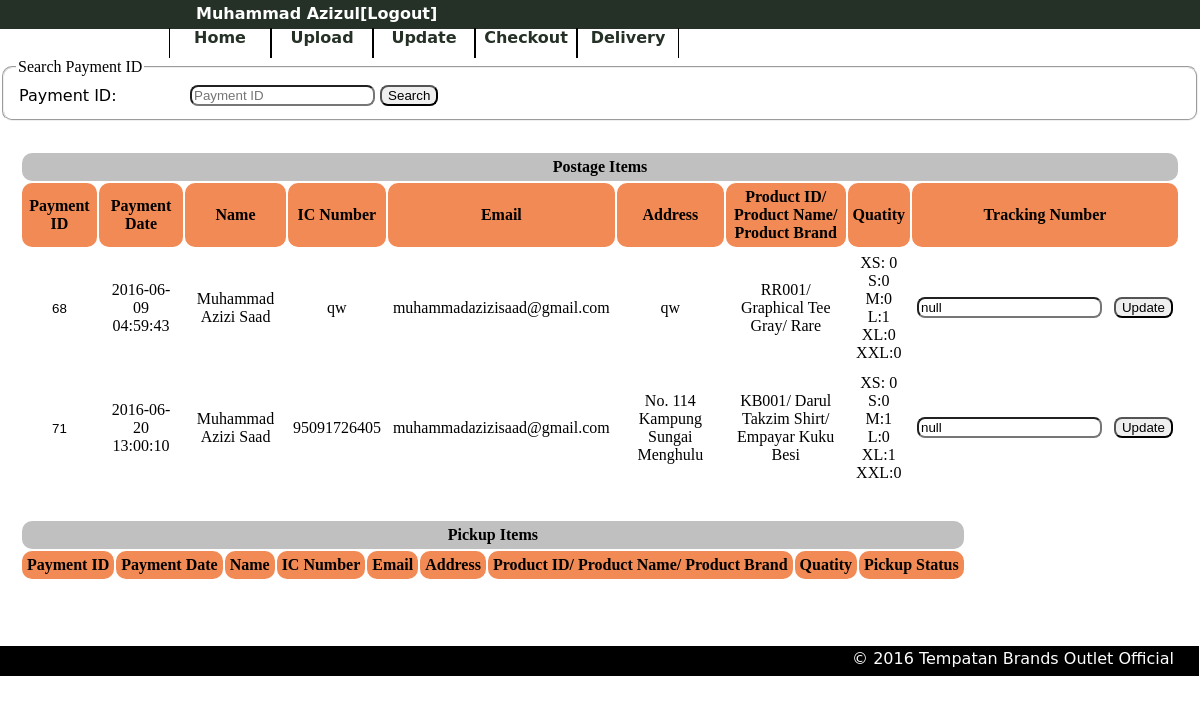
Page /admCheckout.php (signed in) on the committed database.
### tables this page shows
CREATE TABLE IF NOT EXISTS `payment` (
  `ref` int(11) NOT NULL,
  `name` varchar(100) NOT NULL,
  `ic_num` varchar(100) NOT NULL,
  `contact` varchar(100) NOT NULL,
  `email` varchar(100) NOT NULL,
  `address` varchar(100) NOT NULL,
  `method` varchar(100) NOT NULL,
  `bank` varchar(100) NOT NULL,
  `delivery` varchar(100) NOT NULL,
  `p_id` varchar(100) NOT NULL,
  `p_name` varchar(100) NOT NULL,
  `p_brand` varchar(100) NOT NULL,
  `price` decimal(10,0) NOT NULL,
  `xs` int(11) NOT NULL,
  `s` int(11) NOT NULL,
  `m` int(11) NOT NULL,
  `l` int(11) NOT NULL,
  `xl` int(11) NOT NULL,
  `xxl` int(11) NOT NULL,
  `grand_total` decimal(10,0) NOT NULL,
  `cc_name` varchar(100) NOT NULL,
  `cc_num` int(11) NOT NULL,
  `cc_cvc` int(11) NOT NULL,
  `cc_expirate_month` varchar(100) NOT NULL,
  `cc_expirate_year` int(11) NOT NULL,
  `cc_resit_num` varchar(100) NOT NULL,
  `cc_paypal_password` varchar(100) NOT NULL,
  `tracking` varchar(100) NOT NULL,
  `pay_date` datetime NOT NULL,
  `delivery_date` datetime NOT NULL
);

### admCheckout.php (the view, shortened to what this page needs)
<!doctype html>
<?php
	include("dbconn.php");
?>
<html>
<head>
<link href="css/style2.css" rel="stylesheet" type="text/css">
</head>
<body>
	<div id="wrapper">
   	  <div id="header">
      	<div id="upper">
        	<ul>
            	<li><a href="admLogout.php"><?php echo $_SESSION['AdmName']?>[Logout]</a></li>
            </ul>
        </div>
        <div id="lower">
        	<ul>
            	<li><a href="admHome.php">Home</a></li>
                <li><a href="productReg.php">Upload</a></li>
                <li><a href="updatePanel.php">Update</a></li>
                <li><a href="admCheckout.php">Checkout</a></li>
                <li><a href="delivery.php">Delivery</a></li>
            </ul>
        </div>
      </div>
      <div id="body">
      	<div id="searchItem">
        	<form method="post" action="trackingStatus.php">
            	<fieldset>
                <legend>Search Payment ID</legend>
            	<table width="600" align="left">
                	<tr>
                    	<td>
                        	Payment ID:
                        </td>
                        <td>
                        	<input type="text" name="searchItem" placeholder="Payment ID" autocomplete="off" required>
                            <input type="submit" name="search" value="Search">
                        </td>
                    </tr>
                </table>
                </fieldset>
            </form>
        </div>
      	<div id="postage">
       <?php
		$sql0 = "SELECT * FROM payment WHERE delivery = 'Postage' AND tracking = 'null' ORDER BY pay_date";
		$row = mysqli_query($dbconn, $sql0);
		echo "<table align='center' cellpadding='5'>
				<tr align='center'>
					<td colspan=10 bgcolor=#C0C0C0>
						<b>Postage Items</b>
					</td>
				</tr>
				<th>Payment ID</th>
				<th>Payment Date</th>
				<th>Name</th>
				<th>IC Number</th>
				<th>Email</th>
				<th>Address</th>
				<th>Product ID/ Product Name/ Product Brand</th>
				<th>Quatity</th>
				<th colspan=2>Tracking Number</th>";
				while($data = mysqli_fetch_array($row)){
				    echo "<form action=trackingStatus.php method=post>";
					echo "<tr align='center'>";
					echo "<td>"  . "<input type=text name=ref readonly style='border:none; text-align:center; background:transparent' size=5 value=" . $data['ref'] . " </td>";
					echo "<td>"  .$data['pay_date'] .  " </td>";
					echo "<td>"  .$data['name'] .  " </td>";
					echo "<td>"  .$data['ic_num'] . " </td>";
					echo "<td>"  .$data['email'] . " </td>";
					echo "<td>"  .$data['address'] . " </td>";
					echo "<td>"  .$data['p_id'] . "/ " . $data['p_name'] . "/ " . $data['p_brand'] . " </td>";
					echo "<td> XS: "  .$data['xs'] . "<br> S:" . $data['s'] . "<br> M:" . $data['m'] . "<br> L:" . $data['l'] . "<br> XL:" . $data['xl'] . "<br> XXL:" . $data['xxl'] . " </td>";
					echo "<td><input type=text name=tracking autocomplete=off value="  .$data['tracking'] . " </td>";
					echo "<td><input type=submit name=update value=Update></td>";
					echo "</form>";
				}
		echo "</table>";
	?>
        </div>
        <div id="pickup">
        	<?php
		echo "<table align='center' cellpadding='5'>
				<tr align='center'>
					<td colspan=10 bgcolor=#C0C0C0>
						<b>Pickup Items</b>
					</td>
				</tr>
				<th>Payment ID</th>
				<th>Payment Date</th>
				<th>Name</th>
				<th>IC Number</th>
				<th>Email</th>
				<th>Address</th>
				<th>Product ID/ Product Name/ Product Brand</th>
				<th>Quatity</th>
				<th colspan=2>Pickup Status</th>";
		echo "</table>";
	?>
        </div>
      </div>
	  <div id="footer">
   		<p>&copy; 2016 Tempatan Brands Outlet Official</p>
      </div>
    </div>
</body>
</html>

### css/style2.css (style rules this page uses)
body { margin: 0; padding: 0; height: 100%; position: relative; }
#wrapper { position: relative; min-height: 100%; }
#wrapper #header { font-family: "Lucida Grande", "Lucida Sans Unicode", "Lucida Sans", "DejaVu Sans", Verdana, sans-serif; font-size: medium; }
#wrapper #header #upper { background-color: #253127; height: 30px; margin-top: -17px; }
#header #upper ul { width: 400px; padding-top: 5px; padding-left: 196px; }
#upper ul li { list-style-type: none; }
#upper ul li a { color: #FFFFFF; text-decoration: none; font-weight: bold; }
#wrapper #header #lower { height: 30px; margin-top: -17px; }
#header #lower ul { padding-left: 169px; padding-top: 0px; }
#lower ul li { display: block; width: 102px; float: left; text-align: center; }
#lower ul li a { text-decoration: none; color: #253127; font-weight: bold; height: 30px; display: block; border-right: 1px solid #000000; border-left: 1px solid #000000; border-top-style: none; border-bottom-style: none; }
#wrapper #body { position: relative; min-height: 573px; display: block; }
#wrapper #body #postage table { margin-top: 30px; margin-left: 20px; margin-right: 20px; margin-bottom: 30px; }
#wrapper #body #pickup table { margin-top: 30px; margin-left: 20px; margin-right: 20px; margin-bottom: 30px; }
#body form table { font-family: "Lucida Grande", "Lucida Sans Unicode", "Lucida Sans", "DejaVu Sans", Verdana, sans-serif; margin-left: auto; margin-right: auto; margin-top: auto; margin-bottom: auto; }
#wrapper #footer { background-color: #000000; height: 30px; bottom: -15px; position: relative; width: 100%; left: -1px; }
#wrapper #footer p { color: #FFFFFF; font-family: "Lucida Grande", "Lucida Sans Unicode", "Lucida Sans", "DejaVu Sans", Verdana, sans-serif; margin-top: 3px; margin-right: 25px; float: right; }
#searchItem form fieldset { border-radius: 10px; }
#searchItem form fieldset table tr td input { border-radius: 8px; }
#wrapper #body #postage table th { border-radius: 10px; background-color: #F18A54; }
#wrapper #body #postage table td { border-radius: 10px; }
#wrapper #body #postage input { border-radius: 8px; }
#wrapper #body #pickup table th { border-radius: 10px; background-color: #F18A54; }
#wrapper #body #pickup table td { border-radius: 10px; }
#searchItem table td { border-radius: 10px; }
#searchItem input { border-radius: 8px; }

### rows in the picture
payment: ref "68", pay_date "2016-06-09 04:59:43", name "Muhammad Azizi Saad", ic_num "qw", email "muhammadazizisaad@gmail.com", address "qw", p "RR001", p_name "Graphical Tee Gray", p_brand "Rare", xs "0", s "0", m "0", l "1", xl "0", xxl "0", tracking "null"
payment: ref "71", pay_date "2016-06-20 13:00:10", name "Muhammad Azizi Saad", ic_num "95091726405", email "muhammadazizisaad@gmail.com", address "No. 114 Kampung Sungai Menghulu", p "KB001", p_name "Darul Takzim Shirt", p_brand "Empayar Kuku Besi", xs "0", s "0", m "1", l "0", xl "1", xxl "0", tracking "null"

### other values in the picture
$_SESSION['AdmName'] "Muhammad Azizul"
